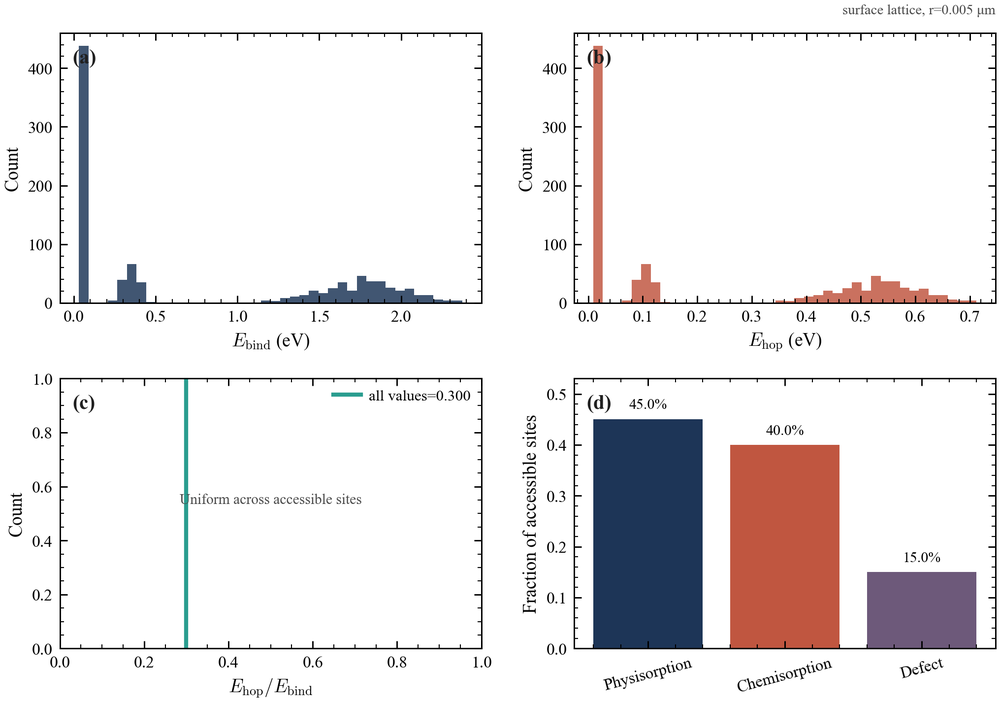
#> input picture results/plots/manuscript/grain_characterization_surface.png, 1000 x 703 px, shrunk from 2031 x 1427 before the run; its folder holds 2 pictures in this run
$ python check_manuscript_figures.py
#> lines starting #> are read from the running program, lines starting #| are printed output that depends on the picture
#!/usr/bin/env python3
from __future__ import annotations

import argparse
from pathlib import Path

from PIL import Image, ImageOps


def main() -> None:
    p = argparse.ArgumentParser(description="Generate grayscale QC versions of manuscript PNG figures.")
    p.add_argument("--input-dir", default="results/plots/manuscript")
    p.add_argument("--output-dir", default="results/plots/manuscript/grayscale_qc")
    args = p.parse_args()

    input_dir = Path(args.input_dir)
    output_dir = Path(args.output_dir)
    output_dir.mkdir(parents=True, exist_ok=True)

    generated = []
    for png in sorted(input_dir.rglob("*.png")):
        if output_dir in png.parents:
            continue
        rel = png.relative_to(input_dir)
        target = output_dir / rel
        target.parent.mkdir(parents=True, exist_ok=True)
        img = Image.open(png)
#> img is the input picture: PIL image 1000x703 RGBA; mean R, G, B, A 234.9, 231.9, 232.9, 255
        gray = ImageOps.grayscale(img)
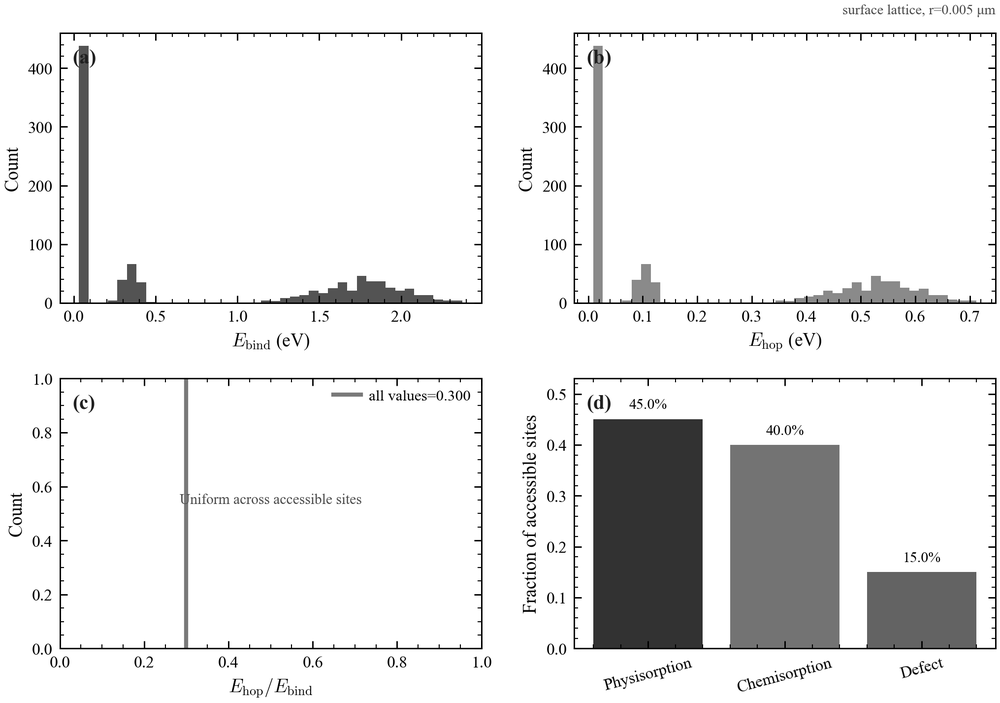
#> gray: PIL image 1000x703 L; min 0, max 255, mean 232.9
        gray.save(target)
        generated.append(str(target))
#> pass 2 of the loop in main, `for png in sorted(input_dir.rglob("*.png")):`:
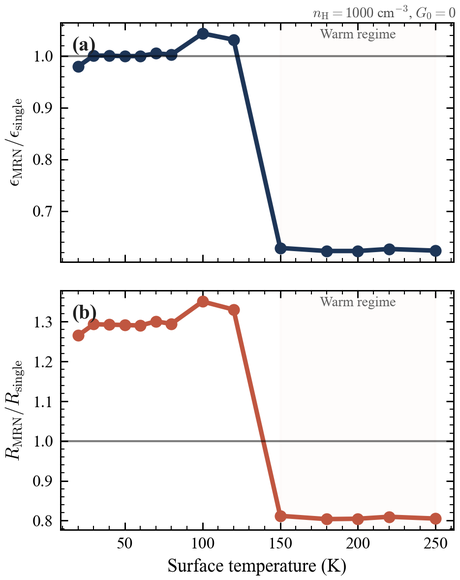
#> input picture results/plots/manuscript/mrn_correction_factors.png, 460 x 580 px, shrunk from 935 x 1178 before the run
#> in main, img is the input picture: PIL image 460x580 RGBA; mean R, G, B, A 243.2, 241.6, 241.5, 255
#> in main, `gray = ImageOps.grayscale(img)`:
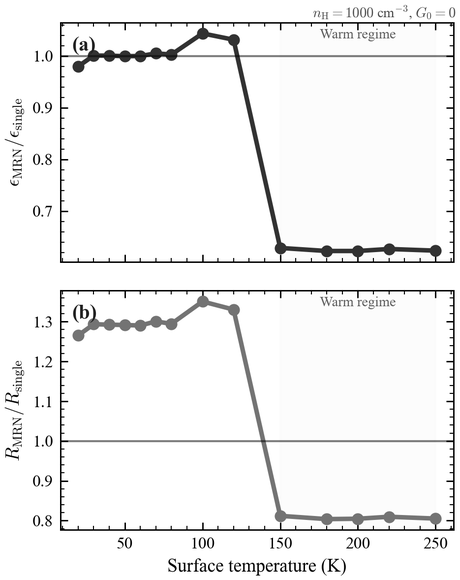
#> gray: PIL image 460x580 L; min 0, max 255, mean 241.9

    report = output_dir / "README.md"
    report.write_text(
        "# Grayscale QC Outputs\n\n"
        + "\n".join(f"- `{path}`" for path in generated)
        + ("\n" if generated else "\nNo PNG figures found.\n"),
        encoding="utf-8",
    )
    print(f"Wrote {len(generated)} grayscale figures to {output_dir}")
    print(f"Wrote {report}")


if __name__ == "__main__":
    main()
